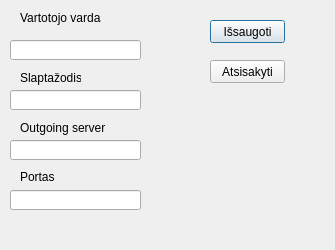
<?xml version="1.0" encoding="UTF-8"?>
<ui version="4.0">
 <class>Dialog</class>
 <widget class="QDialog" name="Dialog">
  <property name="geometry">
   <rect>
    <x>0</x>
    <y>0</y>
    <width>335</width>
    <height>250</height>
   </rect>
  </property>
  <property name="contextMenuPolicy">
   <enum>Qt::NoContextMenu</enum>
  </property>
  <property name="windowTitle">
   <string>El_pašto nustatymai</string>
  </property>
  <widget class="QLabel" name="label">
   <property name="geometry">
    <rect>
     <x>20</x>
     <y>10</y>
     <width>81</width>
     <height>16</height>
    </rect>
   </property>
   <property name="text">
    <string>Vartotojo vardas</string>
   </property>
  </widget>
  <widget class="QLineEdit" name="email_lineEdit">
   <property name="geometry">
    <rect>
     <x>10</x>
     <y>40</y>
     <width>131</width>
     <height>20</height>
    </rect>
   </property>
  </widget>
  <widget class="QLabel" name="label_2">
   <property name="geometry">
    <rect>
     <x>20</x>
     <y>70</y>
     <width>61</width>
     <height>16</height>
    </rect>
   </property>
   <property name="text">
    <string>Slaptažodis</string>
   </property>
  </widget>
  <widget class="QLineEdit" name="password_lineEdit">
   <property name="geometry">
    <rect>
     <x>10</x>
     <y>90</y>
     <width>131</width>
     <height>20</height>
    </rect>
   </property>
  </widget>
  <widget class="QPushButton" name="okButton">
   <property name="geometry">
    <rect>
     <x>210</x>
     <y>20</y>
     <width>75</width>
     <height>23</height>
    </rect>
   </property>
   <property name="text">
    <string>Išsaugoti</string>
   </property>
  </widget>
  <widget class="QPushButton" name="cancelButton">
   <property name="geometry">
    <rect>
     <x>210</x>
     <y>60</y>
     <width>75</width>
     <height>23</height>
    </rect>
   </property>
   <property name="text">
    <string>Atsisakyti</string>
   </property>
  </widget>
  <widget class="QLabel" name="label_3">
   <property name="geometry">
    <rect>
     <x>20</x>
     <y>170</y>
     <width>47</width>
     <height>13</height>
    </rect>
   </property>
   <property name="text">
    <string>Portas</string>
   </property>
  </widget>
  <widget class="QLineEdit" name="port_lineEdit">
   <property name="geometry">
    <rect>
     <x>10</x>
     <y>190</y>
     <width>131</width>
     <height>20</height>
    </rect>
   </property>
  </widget>
  <widget class="QLabel" name="label_4">
   <property name="geometry">
    <rect>
     <x>20</x>
     <y>120</y>
     <width>91</width>
     <height>16</height>
    </rect>
   </property>
   <property name="text">
    <string>Outgoing server</string>
   </property>
  </widget>
  <widget class="QLineEdit" name="outgoing_server_lineEdit">
   <property name="geometry">
    <rect>
     <x>10</x>
     <y>140</y>
     <width>131</width>
     <height>20</height>
    </rect>
   </property>
  </widget>
 </widget>
 <resources/>
 <connections/>
</ui>
